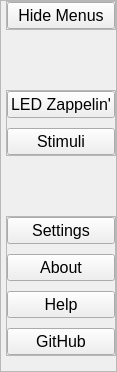
        <widget class="QFrame" name="Menu_Frame">
         <property name="maximumSize">
          <size>
           <width>40</width>
           <height>16777215</height>
          </size>
         </property>
         <property name="frameShape">
          <enum>QFrame::StyledPanel</enum>
         </property>
         <property name="frameShadow">
          <enum>QFrame::Raised</enum>
         </property>
         <layout class="QVBoxLayout" name="verticalLayout_2">
          <property name="spacing">
           <number>20</number>
          </property>
          <property name="leftMargin">
           <number>5</number>
          </property>
          <property name="topMargin">
           <number>0</number>
          </property>
          <property name="rightMargin">
           <number>0</number>
          </property>
          <property name="bottomMargin">
           <number>15</number>
          </property>
          <item>
           <widget class="QFrame" name="DropMenu_Frame">
            <property name="frameShape">
             <enum>QFrame::StyledPanel</enum>
            </property>
            <property name="frameShadow">
             <enum>QFrame::Raised</enum>
            </property>
            <layout class="QVBoxLayout" name="verticalLayout_3">
             <property name="spacing">
              <number>0</number>
             </property>
             <property name="leftMargin">
              <number>0</number>
             </property>
             <property name="topMargin">
              <number>0</number>
             </property>
             <property name="rightMargin">
              <number>0</number>
             </property>
             <property name="bottomMargin">
              <number>0</number>
             </property>
             <item>
              <widget class="QPushButton" name="DropMenu_pushButton">
               <property name="font">
                <font>
                 <pointsize>12</pointsize>
                </font>
               </property>
               <property name="text">
                <string>Hide Menus</string>
               </property>
               <property name="icon">
                <iconset resource="resources.qrc">
                 <normaloff>:/resources/resources/MenuLeft.png</normaloff>:/resources/resources/MenuLeft.png</iconset>
               </property>
               <property name="iconSize">
                <size>
                 <width>30</width>
                 <height>30</height>
                </size>
               </property>
              </widget>
             </item>
            </layout>
           </widget>
          </item>
          <item>
           <spacer name="verticalSpacer">
            <property name="orientation">
             <enum>Qt::Vertical</enum>
            </property>
            <property name="sizeHint" stdset="0">
             <size>
              <width>20</width>
              <height>40</height>
             </size>
            </property>
           </spacer>
          </item>
          <item>
           <widget class="QFrame" name="Menus_Frame">
            <property name="frameShape">
             <enum>QFrame::StyledPanel</enum>
            </property>
            <property name="frameShadow">
             <enum>QFrame::Raised</enum>
            </property>
            <layout class="QVBoxLayout" name="verticalLayout_4">
             <property name="spacing">
              <number>10</number>
             </property>
             <property name="leftMargin">
              <number>0</number>
             </property>
             <property name="topMargin">
              <number>0</number>
             </property>
             <property name="rightMargin">
              <number>0</number>
             </property>
             <property name="bottomMargin">
              <number>0</number>
             </property>
             <item>
              <widget class="QPushButton" name="LEDZappelin_pushButton">
               <property name="font">
                <font>
                 <pointsize>12</pointsize>
                </font>
               </property>
               <property name="text">
                <string>LED Zappelin'</string>
               </property>
               <property name="icon">
                <iconset resource="resources.qrc">
                 <normaloff>:/resources/resources/LEDZap.png</normaloff>:/resources/resources/LEDZap.png</iconset>
               </property>
               <property name="iconSize">
                <size>
                 <width>30</width>
                 <height>30</height>
                </size>
               </property>
              </widget>
             </item>
             <item>
              <widget class="QPushButton" name="Stimulus_pushButton">
               <property name="font">
                <font>
                 <pointsize>12</pointsize>
                </font>
               </property>
               <property name="text">
                <string>Stimuli</string>
               </property>
               <property name="icon">
                <iconset resource="resources.qrc">
                 <normaloff>:/resources/resources/Stimulus.png</normaloff>:/resources/resources/Stimulus.png</iconset>
               </property>
               <property name="iconSize">
                <size>
                 <width>30</width>
                 <height>30</height>
                </size>
               </property>
              </widget>
             </item>
            </layout>
           </widget>
          </item>
          <item>
           <spacer name="verticalSpacer_2">
            <property name="orientation">
             <enum>Qt::Vertical</enum>
            </property>
            <property name="sizeHint" stdset="0">
             <size>
              <width>20</width>
              <height>40</height>
             </size>
            </property>
           </spacer>
          </item>
          <item>
           <widget class="QFrame" name="Options_Frame">
            <property name="frameShape">
             <enum>QFrame::StyledPanel</enum>
            </property>
            <property name="frameShadow">
             <enum>QFrame::Raised</enum>
            </property>
            <layout class="QVBoxLayout" name="verticalLayout_5">
             <property name="spacing">
              <number>10</number>
             </property>
             <property name="leftMargin">
              <number>0</number>
             </property>
             <property name="topMargin">
              <number>0</number>
             </property>
             <property name="rightMargin">
              <number>0</number>
             </property>
             <property name="bottomMargin">
              <number>0</number>
             </property>
             <item>
              <widget class="QPushButton" name="Settings_pushButton">
               <property name="font">
                <font>
                 <pointsize>12</pointsize>
                </font>
               </property>
               <property name="text">
                <string>Settings</string>
               </property>
               <property name="icon">
                <iconset resource="resources.qrc">
                 <normaloff>:/resources/resources/Settings.png</normaloff>:/resources/resources/Settings.png</iconset>
               </property>
               <property name="iconSize">
                <size>
                 <width>30</width>
                 <height>30</height>
                </size>
               </property>
              </widget>
             </item>
             <item>
              <widget class="QPushButton" name="About_pushButton">
               <property name="font">
                <font>
                 <pointsize>12</pointsize>
                </font>
               </property>
               <property name="text">
                <string>About</string>
               </property>
               <property name="icon">
                <iconset resource="resources.qrc">
                 <normaloff>:/resources/resources/About.png</normaloff>:/resources/resources/About.png</iconset>
               </property>
               <property name="iconSize">
                <size>
                 <width>30</width>
                 <height>30</height>
                </size>
               </property>
              </widget>
             </item>
             <item>
              <widget class="QPushButton" name="Help_pushButton">
               <property name="font">
                <font>
                 <pointsize>12</pointsize>
                </font>
               </property>
               <property name="text">
                <string>Help</string>
               </property>
               <property name="icon">
                <iconset resource="resources.qrc">
                 <normaloff>:/resources/resources/Help.png</normaloff>:/resources/resources/Help.png</iconset>
               </property>
               <property name="iconSize">
                <size>
                 <width>30</width>
                 <height>30</height>
                </size>
               </property>
              </widget>
             </item>
             <item>
              <widget class="QPushButton" name="GitHub_pushButton">
               <property name="font">
                <font>
                 <pointsize>12</pointsize>
                </font>
               </property>
               <property name="text">
                <string>GitHub</string>
               </property>
               <property name="icon">
                <iconset resource="resources.qrc">
                 <normaloff>:/resources/resources/GitHub.png</normaloff>:/resources/resources/GitHub.png</iconset>
               </property>
               <property name="iconSize">
                <size>
                 <width>30</width>
                 <height>30</height>
                </size>
               </property>
              </widget>
             </item>
            </layout>
           </widget>
          </item>
         </layout>
        </widget>
